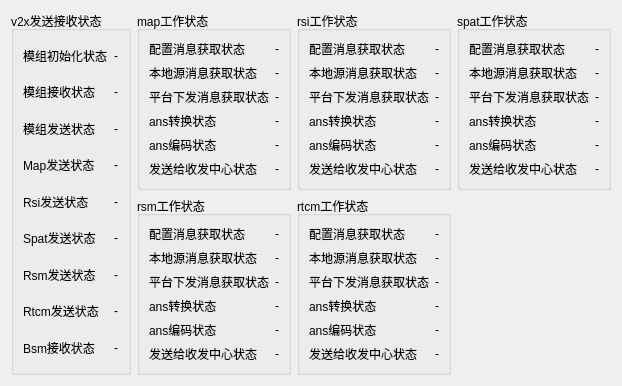
     <widget class="QWidget" name="tabMsgStatus">
      <attribute name="title">
       <string>MsgStatus</string>
      </attribute>
      <layout class="QGridLayout" name="gridLayout_82">
       <item row="0" column="0" rowspan="2">
        <widget class="QGroupBox" name="groupBox_6">
         <property name="title">
          <string>v2x发送接收状态</string>
         </property>
         <layout class="QGridLayout" name="gridLayout_42">
          <item row="0" column="0">
           <widget class="QLabel" name="label_15">
            <property name="text">
             <string>模组初始化状态</string>
            </property>
           </widget>
          </item>
          <item row="0" column="1">
           <widget class="QLabel" name="label_msgsinits">
            <property name="layoutDirection">
             <enum>Qt::LeftToRight</enum>
            </property>
            <property name="text">
             <string>-</string>
            </property>
            <property name="alignment">
             <set>Qt::AlignCenter</set>
            </property>
           </widget>
          </item>
          <item row="1" column="0">
           <widget class="QLabel" name="label_18">
            <property name="text">
             <string>模组接收状态</string>
            </property>
           </widget>
          </item>
          <item row="2" column="0">
           <widget class="QLabel" name="label_20">
            <property name="text">
             <string>模组发送状态</string>
            </property>
           </widget>
          </item>
          <item row="3" column="0">
           <widget class="QLabel" name="label_26">
            <property name="text">
             <string>Map发送状态</string>
            </property>
           </widget>
          </item>
          <item row="4" column="0">
           <widget class="QLabel" name="label_27">
            <property name="text">
             <string>Rsi发送状态</string>
            </property>
           </widget>
          </item>
          <item row="5" column="0">
           <widget class="QLabel" name="label_28">
            <property name="text">
             <string>Spat发送状态</string>
            </property>
           </widget>
          </item>
          <item row="6" column="0">
           <widget class="QLabel" name="label_29">
            <property name="text">
             <string>Rsm发送状态</string>
            </property>
           </widget>
          </item>
          <item row="7" column="0">
           <widget class="QLabel" name="label_30">
            <property name="text">
             <string>Rtcm发送状态</string>
            </property>
           </widget>
          </item>
          <item row="8" column="0">
           <widget class="QLabel" name="label_109">
            <property name="text">
             <string>Bsm接收状态</string>
            </property>
           </widget>
          </item>
          <item row="1" column="1">
           <widget class="QLabel" name="label_msgsrs">
            <property name="layoutDirection">
             <enum>Qt::LeftToRight</enum>
            </property>
            <property name="text">
             <string>-</string>
            </property>
            <property name="alignment">
             <set>Qt::AlignCenter</set>
            </property>
           </widget>
          </item>
          <item row="2" column="1">
           <widget class="QLabel" name="label_msgts">
            <property name="layoutDirection">
             <enum>Qt::LeftToRight</enum>
            </property>
            <property name="text">
             <string>-</string>
            </property>
            <property name="alignment">
             <set>Qt::AlignCenter</set>
            </property>
           </widget>
          </item>
          <item row="3" column="1">
           <widget class="QLabel" name="label_msgsmapts">
            <property name="layoutDirection">
             <enum>Qt::LeftToRight</enum>
            </property>
            <property name="text">
             <string>-</string>
            </property>
            <property name="alignment">
             <set>Qt::AlignCenter</set>
            </property>
           </widget>
          </item>
          <item row="4" column="1">
           <widget class="QLabel" name="label_msgsrsits">
            <property name="layoutDirection">
             <enum>Qt::LeftToRight</enum>
            </property>
            <property name="text">
             <string>-</string>
            </property>
            <property name="alignment">
             <set>Qt::AlignCenter</set>
            </property>
           </widget>
          </item>
          <item row="5" column="1">
           <widget class="QLabel" name="label_msgsspatts">
            <property name="layoutDirection">
             <enum>Qt::LeftToRight</enum>
            </property>
            <property name="text">
             <string>-</string>
            </property>
            <property name="alignment">
             <set>Qt::AlignCenter</set>
            </property>
           </widget>
          </item>
          <item row="6" column="1">
           <widget class="QLabel" name="label_msgsrsmts">
            <property name="layoutDirection">
             <enum>Qt::LeftToRight</enum>
            </property>
            <property name="text">
             <string>-</string>
            </property>
            <property name="alignment">
             <set>Qt::AlignCenter</set>
            </property>
           </widget>
          </item>
          <item row="7" column="1">
           <widget class="QLabel" name="label_msgsrtcmts">
            <property name="layoutDirection">
             <enum>Qt::LeftToRight</enum>
            </property>
            <property name="text">
             <string>-</string>
            </property>
            <property name="alignment">
             <set>Qt::AlignCenter</set>
            </property>
           </widget>
          </item>
          <item row="8" column="1">
           <widget class="QLabel" name="label_msgsbsmrs">
            <property name="layoutDirection">
             <enum>Qt::LeftToRight</enum>
            </property>
            <property name="text">
             <string>-</string>
            </property>
            <property name="alignment">
             <set>Qt::AlignCenter</set>
            </property>
           </widget>
          </item>
         </layout>
        </widget>
       </item>
       <item row="0" column="1">
        <widget class="QGroupBox" name="groupBox_7">
         <property name="title">
          <string>map工作状态</string>
         </property>
         <layout class="QGridLayout" name="gridLayout_43">
          <item row="2" column="0">
           <widget class="QLabel" name="label_120">
            <property name="text">
             <string>平台下发消息获取状态</string>
            </property>
           </widget>
          </item>
          <item row="0" column="0">
           <widget class="QLabel" name="label_116">
            <property name="text">
             <string>配置消息获取状态</string>
            </property>
           </widget>
          </item>
          <item row="4" column="0">
           <widget class="QLabel" name="label_124">
            <property name="text">
             <string>ans编码状态</string>
            </property>
           </widget>
          </item>
          <item row="3" column="0">
           <widget class="QLabel" name="label_122">
            <property name="text">
             <string>ans转换状态</string>
            </property>
           </widget>
          </item>
          <item row="1" column="0">
           <widget class="QLabel" name="label_118">
            <property name="text">
             <string>本地源消息获取状态</string>
            </property>
           </widget>
          </item>
          <item row="5" column="0">
           <widget class="QLabel" name="label_126">
            <property name="text">
             <string>发送给收发中心状态</string>
            </property>
           </widget>
          </item>
          <item row="0" column="1">
           <widget class="QLabel" name="label_msgsmap">
            <property name="layoutDirection">
             <enum>Qt::LeftToRight</enum>
            </property>
            <property name="text">
             <string>-</string>
            </property>
            <property name="alignment">
             <set>Qt::AlignCenter</set>
            </property>
           </widget>
          </item>
          <item row="1" column="1">
           <widget class="QLabel" name="label_msgsmap_2">
            <property name="layoutDirection">
             <enum>Qt::LeftToRight</enum>
            </property>
            <property name="text">
             <string>-</string>
            </property>
            <property name="alignment">
             <set>Qt::AlignCenter</set>
            </property>
           </widget>
          </item>
          <item row="2" column="1">
           <widget class="QLabel" name="label_msgsmap_3">
            <property name="layoutDirection">
             <enum>Qt::LeftToRight</enum>
            </property>
            <property name="text">
             <string>-</string>
            </property>
            <property name="alignment">
             <set>Qt::AlignCenter</set>
            </property>
           </widget>
          </item>
          <item row="3" column="1">
           <widget class="QLabel" name="label_msgsmap_4">
            <property name="layoutDirection">
             <enum>Qt::LeftToRight</enum>
            </property>
            <property name="text">
             <string>-</string>
            </property>
            <property name="alignment">
             <set>Qt::AlignCenter</set>
            </property>
           </widget>
          </item>
          <item row="4" column="1">
           <widget class="QLabel" name="label_msgsmap_5">
            <property name="layoutDirection">
             <enum>Qt::LeftToRight</enum>
            </property>
            <property name="text">
             <string>-</string>
            </property>
            <property name="alignment">
             <set>Qt::AlignCenter</set>
            </property>
           </widget>
          </item>
          <item row="5" column="1">
           <widget class="QLabel" name="label_msgsmap_6">
            <property name="layoutDirection">
             <enum>Qt::LeftToRight</enum>
            </property>
            <property name="text">
             <string>-</string>
            </property>
            <property name="alignment">
             <set>Qt::AlignCenter</set>
            </property>
           </widget>
          </item>
         </layout>
        </widget>
       </item>
       <item row="0" column="2">
        <widget class="QGroupBox" name="groupBox_8">
         <property name="title">
          <string>rsi工作状态</string>
         </property>
         <layout class="QGridLayout" name="gridLayout_44">
          <item row="4" column="0">
           <widget class="QLabel" name="label_131">
            <property name="text">
             <string>ans编码状态</string>
            </property>
           </widget>
          </item>
          <item row="1" column="0">
           <widget class="QLabel" name="label_137">
            <property name="text">
             <string>本地源消息获取状态</string>
            </property>
           </widget>
          </item>
          <item row="0" column="0">
           <widget class="QLabel" name="label_130">
            <property name="text">
             <string>配置消息获取状态</string>
            </property>
           </widget>
          </item>
          <item row="3" column="0">
           <widget class="QLabel" name="label_133">
            <property name="text">
             <string>ans转换状态</string>
            </property>
           </widget>
          </item>
          <item row="2" column="0">
           <widget class="QLabel" name="label_129">
            <property name="text">
             <string>平台下发消息获取状态</string>
            </property>
           </widget>
          </item>
          <item row="5" column="0">
           <widget class="QLabel" name="label_139">
            <property name="text">
             <string>发送给收发中心状态</string>
            </property>
           </widget>
          </item>
          <item row="0" column="1">
           <widget class="QLabel" name="label_msgsrsi">
            <property name="layoutDirection">
             <enum>Qt::LeftToRight</enum>
            </property>
            <property name="text">
             <string>-</string>
            </property>
            <property name="alignment">
             <set>Qt::AlignCenter</set>
            </property>
           </widget>
          </item>
          <item row="1" column="1">
           <widget class="QLabel" name="label_msgsrsi_2">
            <property name="layoutDirection">
             <enum>Qt::LeftToRight</enum>
            </property>
            <property name="text">
             <string>-</string>
            </property>
            <property name="alignment">
             <set>Qt::AlignCenter</set>
            </property>
           </widget>
          </item>
          <item row="2" column="1">
           <widget class="QLabel" name="label_msgsrsi_3">
            <property name="layoutDirection">
             <enum>Qt::LeftToRight</enum>
            </property>
            <property name="text">
             <string>-</string>
            </property>
            <property name="alignment">
             <set>Qt::AlignCenter</set>
            </property>
           </widget>
          </item>
          <item row="3" column="1">
           <widget class="QLabel" name="label_msgsrsi_4">
            <property name="layoutDirection">
             <enum>Qt::LeftToRight</enum>
            </property>
            <property name="text">
             <string>-</string>
            </property>
            <property name="alignment">
             <set>Qt::AlignCenter</set>
            </property>
           </widget>
          </item>
          <item row="4" column="1">
           <widget class="QLabel" name="label_msgsrsi_5">
            <property name="layoutDirection">
             <enum>Qt::LeftToRight</enum>
            </property>
            <property name="text">
             <string>-</string>
            </property>
            <property name="alignment">
             <set>Qt::AlignCenter</set>
            </property>
           </widget>
          </item>
          <item row="5" column="1">
           <widget class="QLabel" name="label_msgsrsi_6">
            <property name="layoutDirection">
             <enum>Qt::LeftToRight</enum>
            </property>
            <property name="text">
             <string>-</string>
            </property>
            <property name="alignment">
             <set>Qt::AlignCenter</set>
            </property>
           </widget>
          </item>
         </layout>
        </widget>
       </item>
       <item row="0" column="3">
        <widget class="QGroupBox" name="groupBox_9">
         <property name="title">
          <string>spat工作状态</string>
         </property>
         <layout class="QGridLayout" name="gridLayout_45">
          <item row="3" column="0">
           <widget class="QLabel" name="label_145">
            <property name="text">
             <string>ans转换状态</string>
            </property>
           </widget>
          </item>
          <item row="2" column="0">
           <widget class="QLabel" name="label_141">
            <property name="text">
             <string>平台下发消息获取状态</string>
            </property>
           </widget>
          </item>
          <item row="4" column="0">
           <widget class="QLabel" name="label_143">
            <property name="text">
             <string>ans编码状态</string>
            </property>
           </widget>
          </item>
          <item row="0" column="0">
           <widget class="QLabel" name="label_142">
            <property name="text">
             <string>配置消息获取状态</string>
            </property>
           </widget>
          </item>
          <item row="1" column="0">
           <widget class="QLabel" name="label_149">
            <property name="text">
             <string>本地源消息获取状态</string>
            </property>
           </widget>
          </item>
          <item row="5" column="0">
           <widget class="QLabel" name="label_151">
            <property name="text">
             <string>发送给收发中心状态</string>
            </property>
           </widget>
          </item>
          <item row="0" column="1">
           <widget class="QLabel" name="label_msgsspat">
            <property name="layoutDirection">
             <enum>Qt::LeftToRight</enum>
            </property>
            <property name="text">
             <string>-</string>
            </property>
            <property name="alignment">
             <set>Qt::AlignCenter</set>
            </property>
           </widget>
          </item>
          <item row="1" column="1">
           <widget class="QLabel" name="label_msgsspat_2">
            <property name="layoutDirection">
             <enum>Qt::LeftToRight</enum>
            </property>
            <property name="text">
             <string>-</string>
            </property>
            <property name="alignment">
             <set>Qt::AlignCenter</set>
            </property>
           </widget>
          </item>
          <item row="2" column="1">
           <widget class="QLabel" name="label_msgsspat_3">
            <property name="layoutDirection">
             <enum>Qt::LeftToRight</enum>
            </property>
            <property name="text">
             <string>-</string>
            </property>
            <property name="alignment">
             <set>Qt::AlignCenter</set>
            </property>
           </widget>
          </item>
          <item row="3" column="1">
           <widget class="QLabel" name="label_msgsspat_4">
            <property name="layoutDirection">
             <enum>Qt::LeftToRight</enum>
            </property>
            <property name="text">
             <string>-</string>
            </property>
            <property name="alignment">
             <set>Qt::AlignCenter</set>
            </property>
           </widget>
          </item>
          <item row="4" column="1">
           <widget class="QLabel" name="label_msgsspat_5">
            <property name="layoutDirection">
             <enum>Qt::LeftToRight</enum>
            </property>
            <property name="text">
             <string>-</string>
            </property>
            <property name="alignment">
             <set>Qt::AlignCenter</set>
            </property>
           </widget>
          </item>
          <item row="5" column="1">
           <widget class="QLabel" name="label_msgsspat_6">
            <property name="layoutDirection">
             <enum>Qt::LeftToRight</enum>
            </property>
            <property name="text">
             <string>-</string>
            </property>
            <property name="alignment">
             <set>Qt::AlignCenter</set>
            </property>
           </widget>
          </item>
         </layout>
        </widget>
       </item>
       <item row="1" column="1">
        <widget class="QGroupBox" name="groupBox_10">
         <property name="title">
          <string>rsm工作状态</string>
         </property>
         <layout class="QGridLayout" name="gridLayout_46">
          <item row="2" column="0">
           <widget class="QLabel" name="label_153">
            <property name="text">
             <string>平台下发消息获取状态</string>
            </property>
           </widget>
          </item>
          <item row="0" column="0">
           <widget class="QLabel" name="label_154">
            <property name="text">
             <string>配置消息获取状态</string>
            </property>
           </widget>
          </item>
          <item row="5" column="0">
           <widget class="QLabel" name="label_163">
            <property name="text">
             <string>发送给收发中心状态</string>
            </property>
           </widget>
          </item>
          <item row="1" column="0">
           <widget class="QLabel" name="label_161">
            <property name="text">
             <string>本地源消息获取状态</string>
            </property>
           </widget>
          </item>
          <item row="4" column="0">
           <widget class="QLabel" name="label_155">
            <property name="text">
             <string>ans编码状态</string>
            </property>
           </widget>
          </item>
          <item row="3" column="0">
           <widget class="QLabel" name="label_157">
            <property name="text">
             <string>ans转换状态</string>
            </property>
           </widget>
          </item>
          <item row="0" column="1">
           <widget class="QLabel" name="label_msgsrsm">
            <property name="layoutDirection">
             <enum>Qt::LeftToRight</enum>
            </property>
            <property name="text">
             <string>-</string>
            </property>
            <property name="alignment">
             <set>Qt::AlignCenter</set>
            </property>
           </widget>
          </item>
          <item row="1" column="1">
           <widget class="QLabel" name="label_msgsrsm_2">
            <property name="layoutDirection">
             <enum>Qt::LeftToRight</enum>
            </property>
            <property name="text">
             <string>-</string>
            </property>
            <property name="alignment">
             <set>Qt::AlignCenter</set>
            </property>
           </widget>
          </item>
          <item row="2" column="1">
           <widget class="QLabel" name="label_msgsrsm_3">
            <property name="layoutDirection">
             <enum>Qt::LeftToRight</enum>
            </property>
            <property name="text">
             <string>-</string>
            </property>
            <property name="alignment">
             <set>Qt::AlignCenter</set>
            </property>
           </widget>
          </item>
          <item row="3" column="1">
           <widget class="QLabel" name="label_msgsrsm_4">
            <property name="layoutDirection">
             <enum>Qt::LeftToRight</enum>
            </property>
            <property name="text">
             <string>-</string>
            </property>
            <property name="alignment">
             <set>Qt::AlignCenter</set>
            </property>
           </widget>
          </item>
          <item row="4" column="1">
           <widget class="QLabel" name="label_msgsrsm_5">
            <property name="layoutDirection">
             <enum>Qt::LeftToRight</enum>
            </property>
            <property name="text">
             <string>-</string>
            </property>
            <property name="alignment">
             <set>Qt::AlignCenter</set>
            </property>
           </widget>
          </item>
          <item row="5" column="1">
           <widget class="QLabel" name="label_msgsrsm_6">
            <property name="layoutDirection">
             <enum>Qt::LeftToRight</enum>
            </property>
            <property name="text">
             <string>-</string>
            </property>
            <property name="alignment">
             <set>Qt::AlignCenter</set>
            </property>
           </widget>
          </item>
         </layout>
        </widget>
       </item>
       <item row="1" column="2">
        <widget class="QGroupBox" name="groupBox_21">
         <property name="title">
          <string>rtcm工作状态</string>
         </property>
         <layout class="QGridLayout" name="gridLayout_81">
          <item row="2" column="0">
           <widget class="QLabel" name="label_310">
            <property name="text">
             <string>平台下发消息获取状态</string>
            </property>
           </widget>
          </item>
          <item row="0" column="0">
           <widget class="QLabel" name="label_311">
            <property name="text">
             <string>配置消息获取状态</string>
            </property>
           </widget>
          </item>
          <item row="3" column="0">
           <widget class="QLabel" name="label_314">
            <property name="text">
             <string>ans转换状态</string>
            </property>
           </widget>
          </item>
          <item row="5" column="0">
           <widget class="QLabel" name="label_320">
            <property name="text">
             <string>发送给收发中心状态</string>
            </property>
           </widget>
          </item>
          <item row="1" column="0">
           <widget class="QLabel" name="label_318">
            <property name="text">
             <string>本地源消息获取状态</string>
            </property>
           </widget>
          </item>
          <item row="4" column="0">
           <widget class="QLabel" name="label_312">
            <property name="text">
             <string>ans编码状态</string>
            </property>
           </widget>
          </item>
          <item row="0" column="1">
           <widget class="QLabel" name="label_msgsrtcm">
            <property name="layoutDirection">
             <enum>Qt::LeftToRight</enum>
            </property>
            <property name="text">
             <string>-</string>
            </property>
            <property name="alignment">
             <set>Qt::AlignCenter</set>
            </property>
           </widget>
          </item>
          <item row="1" column="1">
           <widget class="QLabel" name="label_msgsrtcm_2">
            <property name="layoutDirection">
             <enum>Qt::LeftToRight</enum>
            </property>
            <property name="text">
             <string>-</string>
            </property>
            <property name="alignment">
             <set>Qt::AlignCenter</set>
            </property>
           </widget>
          </item>
          <item row="2" column="1">
           <widget class="QLabel" name="label_msgsrtcm_3">
            <property name="layoutDirection">
             <enum>Qt::LeftToRight</enum>
            </property>
            <property name="text">
             <string>-</string>
            </property>
            <property name="alignment">
             <set>Qt::AlignCenter</set>
            </property>
           </widget>
          </item>
          <item row="3" column="1">
           <widget class="QLabel" name="label_msgsrtcm_4">
            <property name="layoutDirection">
             <enum>Qt::LeftToRight</enum>
            </property>
            <property name="text">
             <string>-</string>
            </property>
            <property name="alignment">
             <set>Qt::AlignCenter</set>
            </property>
           </widget>
          </item>
          <item row="4" column="1">
           <widget class="QLabel" name="label_msgsrtcm_5">
            <property name="layoutDirection">
             <enum>Qt::LeftToRight</enum>
            </property>
            <property name="text">
             <string>-</string>
            </property>
            <property name="alignment">
             <set>Qt::AlignCenter</set>
            </property>
           </widget>
          </item>
          <item row="5" column="1">
           <widget class="QLabel" name="label_msgsrtcm_6">
            <property name="layoutDirection">
             <enum>Qt::LeftToRight</enum>
            </property>
            <property name="text">
             <string>-</string>
            </property>
            <property name="alignment">
             <set>Qt::AlignCenter</set>
            </property>
           </widget>
          </item>
         </layout>
        </widget>
       </item>
      </layout>
     </widget>
